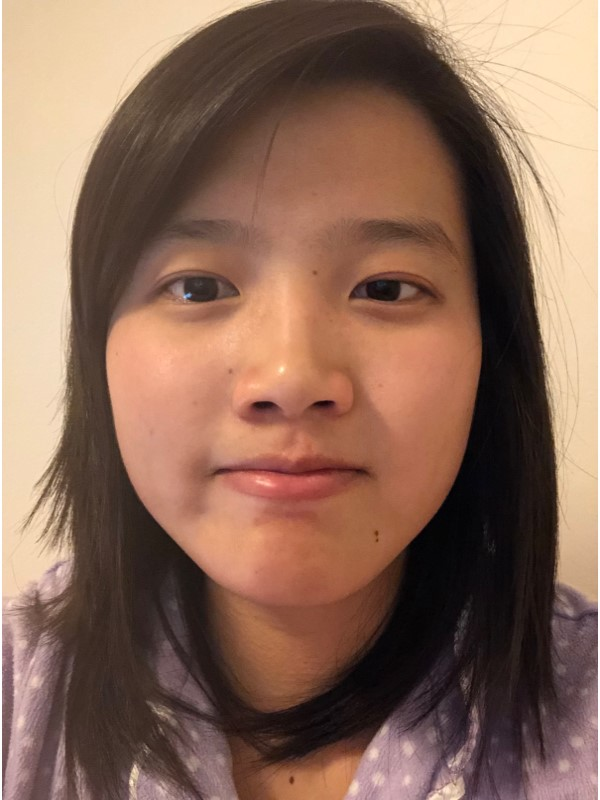
#> input picture olivia2.jpg, 600 x 800 px
$ python delaunay.py
#> lines starting #> are read from the running program, lines starting #| are printed output that depends on the picture; after the words box and inside, x2 and y2 are one past the last pixel; in counts of white or black regions, pixels touching at a corner belong together
#!/usr/bin/python

import cv2
import numpy as np
import random

# Check if a point is inside a rectangle
def rect_contains(rect, point) :
    if point[0] < rect[0] :
        return False
    elif point[1] < rect[1] :
        return False
    elif point[0] > rect[2] :
        return False
    elif point[1] > rect[3] :
        return False
    return True

def draw_delaunay(img, subdiv, delaunay_color):

    triangleList = subdiv.getTriangleList();
    size = img.shape
    r = (0, 0, size[1], size[0])

    for t in triangleList:

        pt1 = (t[0], t[1])
        pt2 = (t[2], t[3])
        pt3 = (t[4], t[5])

        if rect_contains(r, pt1) and rect_contains(r, pt2) and rect_contains(r, pt3) :

            cv2.line(img, pt1, pt2, delaunay_color, 1,0)
            cv2.line(img, pt2, pt3, delaunay_color, 1, 0)
            cv2.line(img, pt3, pt1, delaunay_color, 1, 0)


if __name__ == '__main__':

    filename = 'olivia2.jpg'

    # Read in image
    img = cv2.imread(filename);
#> img is the input picture: shape (800, 600, 3); mean B, G, R 88.7, 106, 139.4

    # Rectangle for Subdiv2D
    size = img.shape
#> size = (800, 600, 3)
    rect = (0, 0, size[1], size[0])
#> rect = (0, 0, 600, 800)

    # Instance of Subdiv2D
    subdiv = cv2.Subdiv2D(rect);

    # Create array of points
    points = [];

    # Read in points from text file
    with open("olivia2.jpg.txt") as file:
#> (reads olivia2.jpg.txt from the repository)
        for line in file:
            x, y = line.split()
            points.append((int(x), int(y)))

    # Insert points into subdiv
    for p in points:
        subdiv.insert(p)

    # Draw triangles
    draw_delaunay(img, subdiv, (255, 255, 255));
#> after the loop in draw_delaunay, `for t in triangleList:`:
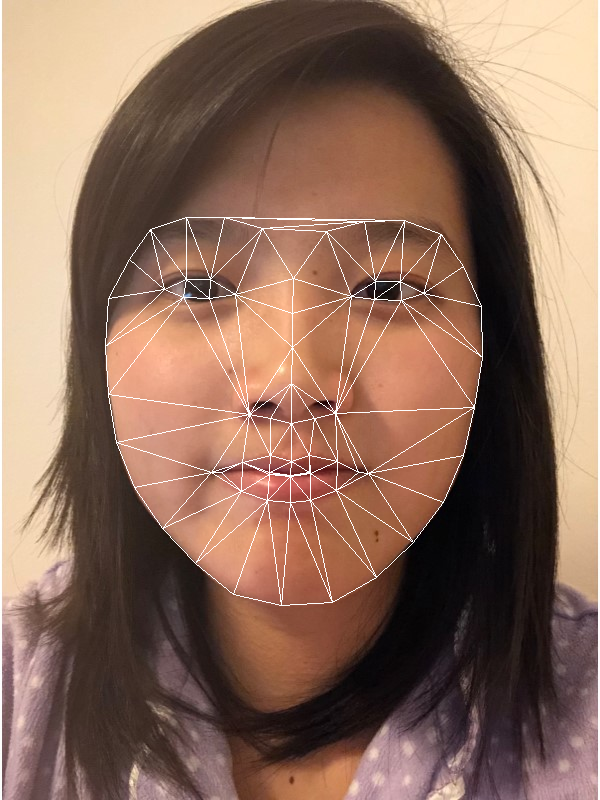
#> img: shape (800, 600, 3); 1.73% of pixels changed, all inside (x1, y1, x2, y2) = (105, 217, 483, 606)

    cv2.imshow("Delaunay Triangulation", img)
    cv2.waitKey(0)
